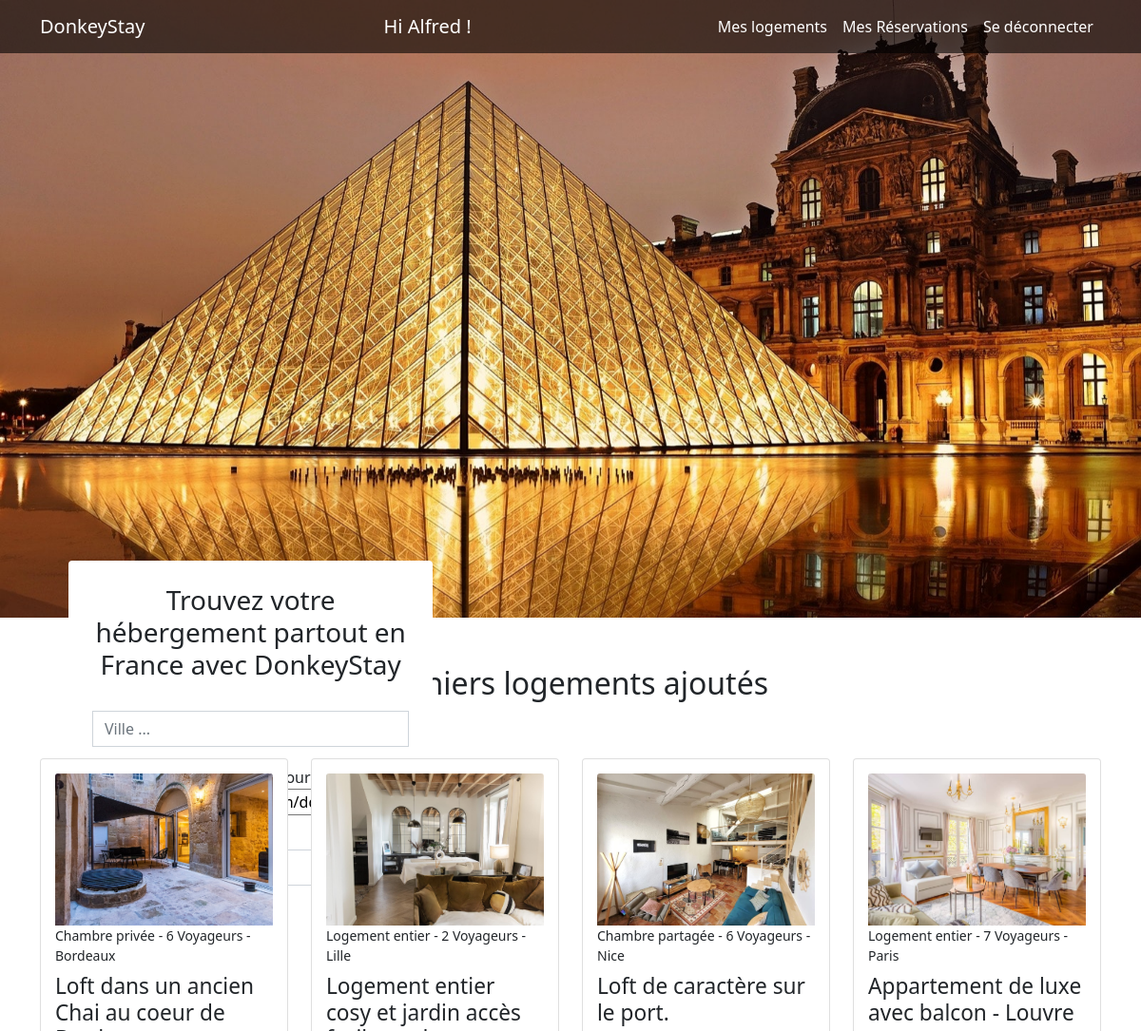
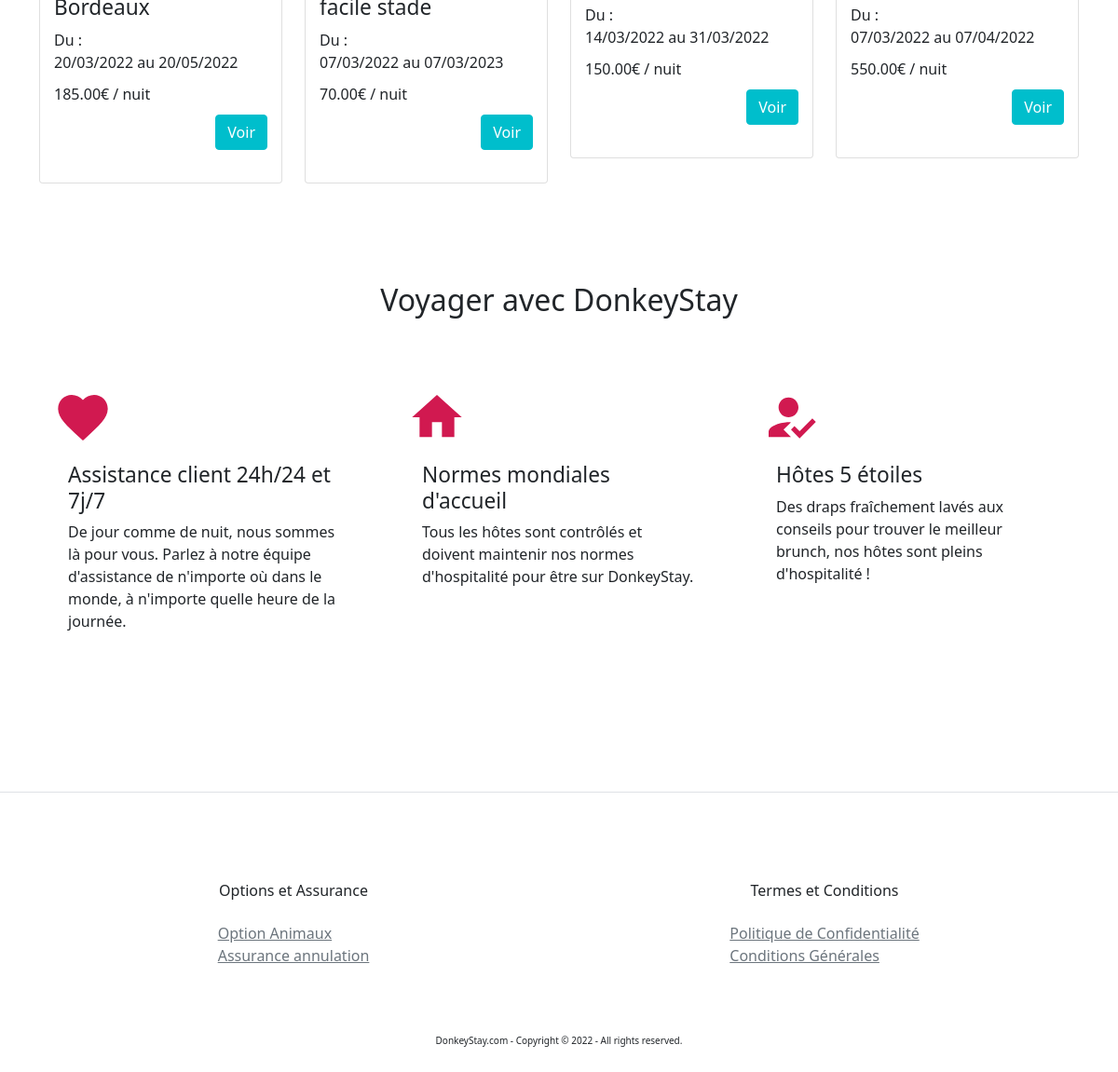
The app's page / (signed in) with its own data (2 pictures, top to bottom).
### tables this page shows
CREATE TABLE IF NOT EXISTS `image` (
  `id` INT NOT NULL AUTO_INCREMENT,
  `img` VARCHAR(200) NOT NULL,
  `room_id` INT NOT NULL,
  PRIMARY KEY (`id`, `room_id`),
  CONSTRAINT `fk_Images_Rooms1`
    FOREIGN KEY (`room_id`)
    REFERENCES `room` (`id`)
    ON DELETE NO ACTION
    ON UPDATE NO ACTION);

CREATE TABLE IF NOT EXISTS `room` (
  `id` INT NOT NULL AUTO_INCREMENT,
  `roomtype_id` INT NOT NULL,
  `hometype_id` INT NOT NULL,
  `title` VARCHAR(80) NOT NULL,
  `description` MEDIUMTEXT NULL,
  `capacity` INT NOT NULL,
  `nb_bedroom` INT NOT NULL,
  `nb_bathroom` INT NOT NULL,
  `price` DECIMAL(6,2) NOT NULL,
  `adress` VARCHAR(200) NOT NULL,
  `city` VARCHAR(45) NOT NULL,
  `has_tv` TINYINT(1) NOT NULL,
  `has_wifi` TINYINT(1) NOT NULL,
  `has_kitchen` TINYINT(1) NOT NULL,
  `has_aircon` TINYINT(1) NOT NULL,
  `start_dispo` DATE NOT NULL,
  `end_dispo` DATE NOT NULL,
  `user_id` INT NOT NULL,
  `capacity_id` INT NOT NULL,
  PRIMARY KEY (`id`, `roomtype_id`, `hometype_id`, `user_id`, `capacity_id`),
  CONSTRAINT `fk_Rooms_Roomtypes1`
    FOREIGN KEY (`roomtype_id`)
    REFERENCES `roomtype` (`id`)
    ON DELETE NO ACTION
    ON UPDATE NO ACTION,
  CONSTRAINT `fk_Rooms_Hometypes1`
    FOREIGN KEY (`hometype_id`)
    REFERENCES `hometype` (`id`)
    ON DELETE NO ACTION
    ON UPDATE NO ACTION,
  CONSTRAINT `fk_room_user1`
    FOREIGN KEY (`user_id`)
    REFERENCES `user` (`id`)
    ON DELETE NO ACTION
    ON UPDATE NO ACTION,
  CONSTRAINT `fk_room_capacity1`
    FOREIGN KEY (`capacity_id`)
    REFERENCES `capacity` (`id`)
    ON DELETE NO ACTION
    ON UPDATE NO ACTION);

CREATE TABLE IF NOT EXISTS `roomtype` (
  `id` INT NOT NULL AUTO_INCREMENT,
  `rname` VARCHAR(45) NOT NULL,
  PRIMARY KEY (`id`));

CREATE TABLE IF NOT EXISTS `capacity` (
  `id` INT NOT NULL AUTO_INCREMENT,
  `nb_traveler` VARCHAR(45) NOT NULL,
  PRIMARY KEY (`id`));

### index.php (the view, shortened to what this page needs)
<?php
require_once "searchBar.php";
?>
        <section>
            <div>
                <div class="container">
                    <h2 class="h2-index">Derniers logements ajoutés</h2>
                    <div class="row">
                        <?php
                        $lastestAddQuery = $dbh->query('SELECT room.*,rname,nb_traveler FROM room INNER JOIN roomtype ON roomtype.id = room.roomtype_id INNER JOIN capacity ON capacity.id = room.capacity_id ORDER BY id DESC LIMIT 4');
                        $lastestAdd = $lastestAddQuery->fetchall(PDO::FETCH_ASSOC);
                        foreach ($lastestAdd as $row_lastestAdd) {
                            $startDateAdd = new DateTime($row_lastestAdd['start_dispo']);
                            $endDateAdd = new DateTime($row_lastestAdd['end_dispo']);
                            $lastestAddImgQuery = $dbh->query('SELECT * FROM image WHERE room_id =' . $row_lastestAdd['id'] . ' LIMIT 1');
                            $lastestAddImg = $lastestAddImgQuery->fetchall(PDO::FETCH_ASSOC);
                        ?>
                            <div class="col-lg-3 mb-3">
                                <div class="card">
                                    <?php
                                    foreach ($lastestAddImg as $row_lastestAddImg) {
                                        if ($row_lastestAddImg['room_id'] === $row_lastestAdd['id']) {
                                            echo '<img src="' . $row_lastestAddImg['img'] . '" alt="" class="card-img-top">';
                                        }
                                    }
                                    ?>
                                    <small class="mb-2"><?php echo $row_lastestAdd['rname'] . ' - ' . $row_lastestAdd['nb_traveler'] . ' - ' . $row_lastestAdd['city'] ?></small>
                                    <div id="card">
                                        <h3 class="h3 card-title"><?php echo $row_lastestAdd['title'] ?></h3>
                                        <p class="card-text"><?php echo "Du : <br>" . $startDateAdd->format('d/m/Y') . " au " .  $endDateAdd->format('d/m/Y') ?></p>
                                        <p class="card-text"><?php echo $row_lastestAdd['price'] . '€ / nuit ' ?></p>
                                        <div class="button-submit-search-bar"><a href="lodging_info.php?id=<?php echo $row_lastestAdd['id'] ?>" class="btn btn-secondary">Voir</a></div>
                                    </div>
                                </div>
                            </div>
                        <?php
                        }
                        ?>
                    </div>
                </div>
            </div>
        </section>
        <section>
            <div class="container-fluid container py-3 mt-4">
                <h2 class="h2-index ">Voyager avec DonkeyStay</h2>
                <div class="row mt-4">
                    <div class="col-md-4">
                        <div class="card mb-3 border-0">
                            <svg viewBox="0 0 24 24" xmlns="http://www.w3.org/2000/svg" width="64" height="64">
                                <path d="M0 0h24v24H0z" fill="none" />
                                <path d="M12 21.35l-1.45-1.32C5.4 15.36 2 12.28 2 8.5 2 5.42 4.42 3 7.5 3c1.74 0 3.41.81 4.5 2.09C13.09 3.81 14.76 3 16.5 3 19.58 3 22 5.42 22 8.5c0 3.78-3.4 6.86-8.55 11.54L12 21.35z" />
                            </svg>
                            <div class="card-body pl-0">
                                <h3 class="h3 card-title">Assistance client 24h/24 et 7j/7</h3>
                                <p class="card-text">De jour comme de nuit, nous sommes là pour vous. Parlez à notre équipe d'assistance de n'importe où dans le monde, à n'importe quelle heure de la journée.</p>
                            </div>
                        </div>
                    </div>
                    <div class="col-md-4">
                        <div class="card mb-3 border-0">
                            <svg xmlns="http://www.w3.org/2000/svg" width="64" height="64" viewBox="0 0 24 24">
                                <path d="M10 20v-6h4v6h5v-8h3L12 3 2 12h3v8z" />
                                <path d="M0 0h24v24H0z" fill="none" />
                            </svg>
                            <div class="card-body pl-0">
                                <h3 class="h3 card-title">Normes mondiales d'accueil</h3>
                                <p class="card-text">Tous les hôtes sont contrôlés et doivent maintenir nos normes d'hospitalité pour être sur DonkeyStay.</p>
                            </div>
                        </div>
                    </div>
                    <div class="col-md-4">
                        <div class="card mb-3 border-0">
                            <div class="card-body pl-0">
                                <h3 class="h3 card-title">Hôtes 5 étoiles</h3>
                                <p class="card-text">Des draps fraîchement lavés aux conseils pour trouver le meilleur brunch, nos hôtes sont pleins d'hospitalité !</p>
                            </div>
                        </div>
                    </div>
                </div>
            </div>
        </section>
        <div class="container-fluid border-top mt-5">
            <?php
            require_once "footer.php";
            ?>

### records on screen
room: roomtype.rname "Chambre privée", capacity.nb_traveler "6 Voyageurs", city "Bordeaux", title "Loft dans un ancien Chai au coeur de Bordeaux", start_dispo "20/03/2022", end_dispo "20/05/2022", price "185.00"
image: img (picture)
room: roomtype.rname "Logement entier", capacity.nb_traveler "2 Voyageurs", city "Lille", title "Logement entier cosy et jardin accès facile stade", start_dispo "07/03/2022", end_dispo "07/03/2023", price "70.00"
image: img (picture)
room: roomtype.rname "Chambre partagée", capacity.nb_traveler "6 Voyageurs", city "Nice", title "Loft de caractère sur le port.", start_dispo "14/03/2022", end_dispo "31/03/2022", price "150.00"
image: img (picture)
room: roomtype.rname "Logement entier", capacity.nb_traveler "7 Voyageurs", city "Paris", title "Appartement de luxe avec balcon - Louvre", start_dispo "07/03/2022", end_dispo "07/04/2022", price "550.00"
image: img (picture)

### other values on screen
$_SESSION['name'] "Alfred"
